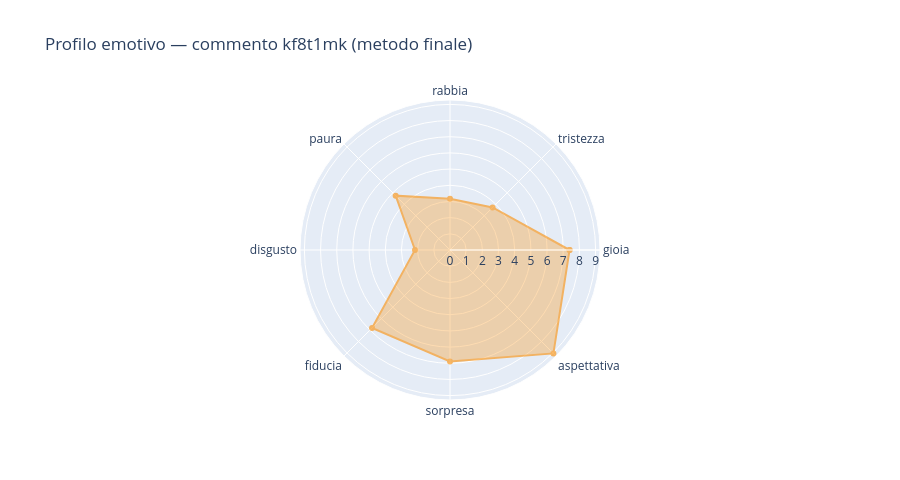

Write notebook code for a chart like this one.
### Markdown cell above
## Profilo emotivo aggregato — radar chart

### Code cell
if not lemmi_usati:
    print('Nessun lemma utile trovato.')
else:
    emos_loop = BASIC_EMOTIONS + [BASIC_EMOTIONS[0]]
    vals = [totals[e] for e in emos_loop]

    fig = go.Figure()
    fig.add_trace(go.Scatterpolar(
        r=vals, theta=emos_loop,
        fill='toself', opacity=0.6,
        name='ELIta α=0.5',
        line_color='#FB8C00'
    ))
    fig.update_layout(
        polar=dict(radialaxis=dict(visible=True)),
        title=f'Profilo emotivo — commento {CID} (metodo finale)',
        height=480
    )
    fig.show()

### Figure 1 — Plotly figure (JSON) as saved in the notebook; plotly's stock layout.template omitted (floating-point values rounded to 4 significant figures)
{"data": [{"fill": "toself", "line": {"color": "#FB8C00"}, "name": "ELIta α=0.5", "opacity": 0.6, "r": [7.389, 3.722, 3.172, 4.749, 2.163, 6.814, 6.892, 9.039, 7.389], "theta": ["gioia", "tristezza", "rabbia", "paura", "disgusto", "fiducia", "sorpresa", "aspettativa", "gioia"], "type": "scatterpolar"}], "layout": {"polar": {"radialaxis": {"visible": true}}, "title": {"text": "Profilo emotivo — commento kf8t1mk (metodo finale)"}, "height": 480}}
